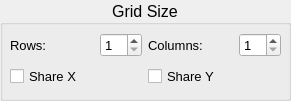
   <widget class="QGroupBox" name="groupBox_8">
    <property name="geometry">
     <rect>
      <x>10</x>
      <y>300</y>
      <width>291</width>
      <height>101</height>
     </rect>
    </property>
    <property name="font">
     <font>
      <family>Arial</family>
      <pointsize>12</pointsize>
      <weight>50</weight>
      <bold>false</bold>
     </font>
    </property>
    <property name="title">
     <string>Grid Size</string>
    </property>
    <property name="alignment">
     <set>Qt::AlignCenter</set>
    </property>
    <widget class="QWidget" name="gridLayoutWidget_8">
     <property name="geometry">
      <rect>
       <x>10</x>
       <y>30</y>
       <width>271</width>
       <height>61</height>
      </rect>
     </property>
     <layout class="QGridLayout" name="gridLayout_7" columnstretch="2,1,2,1">
      <item row="0" column="1">
       <widget class="QSpinBox" name="sbRowNum">
        <property name="font">
         <font>
          <family>Arial</family>
          <pointsize>10</pointsize>
          <weight>50</weight>
          <bold>false</bold>
         </font>
        </property>
        <property name="minimum">
         <number>1</number>
        </property>
       </widget>
      </item>
      <item row="0" column="2">
       <widget class="QLabel" name="label_24">
        <property name="font">
         <font>
          <family>Arial</family>
          <pointsize>10</pointsize>
          <weight>50</weight>
          <bold>false</bold>
         </font>
        </property>
        <property name="text">
         <string>Columns:</string>
        </property>
       </widget>
      </item>
      <item row="0" column="0">
       <widget class="QLabel" name="label_23">
        <property name="font">
         <font>
          <family>Arial</family>
          <pointsize>10</pointsize>
          <weight>50</weight>
          <bold>false</bold>
         </font>
        </property>
        <property name="text">
         <string>Rows:</string>
        </property>
       </widget>
      </item>
      <item row="0" column="3">
       <widget class="QSpinBox" name="sbColNum">
        <property name="font">
         <font>
          <family>Arial</family>
          <pointsize>10</pointsize>
          <weight>50</weight>
          <bold>false</bold>
         </font>
        </property>
        <property name="minimum">
         <number>1</number>
        </property>
       </widget>
      </item>
      <item row="1" column="0" colspan="2">
       <widget class="QCheckBox" name="chbShareX">
        <property name="font">
         <font>
          <family>Arial</family>
          <pointsize>10</pointsize>
          <weight>50</weight>
          <bold>false</bold>
         </font>
        </property>
        <property name="text">
         <string>Share X</string>
        </property>
       </widget>
      </item>
      <item row="1" column="2" colspan="2">
       <widget class="QCheckBox" name="chbShareY">
        <property name="font">
         <font>
          <family>Arial</family>
          <pointsize>10</pointsize>
          <weight>50</weight>
          <bold>false</bold>
         </font>
        </property>
        <property name="text">
         <string>Share Y</string>
        </property>
       </widget>
      </item>
     </layout>
    </widget>
   </widget>
